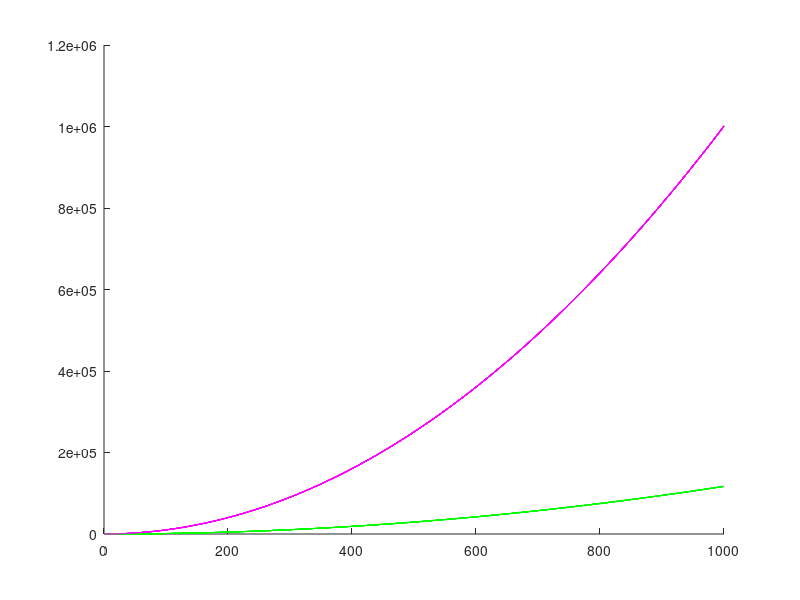

MATLAB code for this plot:
function simple_K_Rmethod
y0 = 0:10;
h = 0.1;
for m = 1:10
y(1) = y0(m);
for x = 2:1000
k1 = qiudaoshu(x);
k2 = qiudaoshu(x+0.5*h);
k3 = qiudaoshu(x+0.5*h);
k4 = qiudaoshu(x+h);
y(x) = y(x-1) + (h/6)*(k1+2*k2+3*k3+k4);
end
t = 1:1000;
yy = t.*t+t+1;
hold on,plot(y,'g-');hold on,plot(yy,'m-');
end
end

function daoshu = qiudaoshu(x)
daoshu = 2*x+1;
end